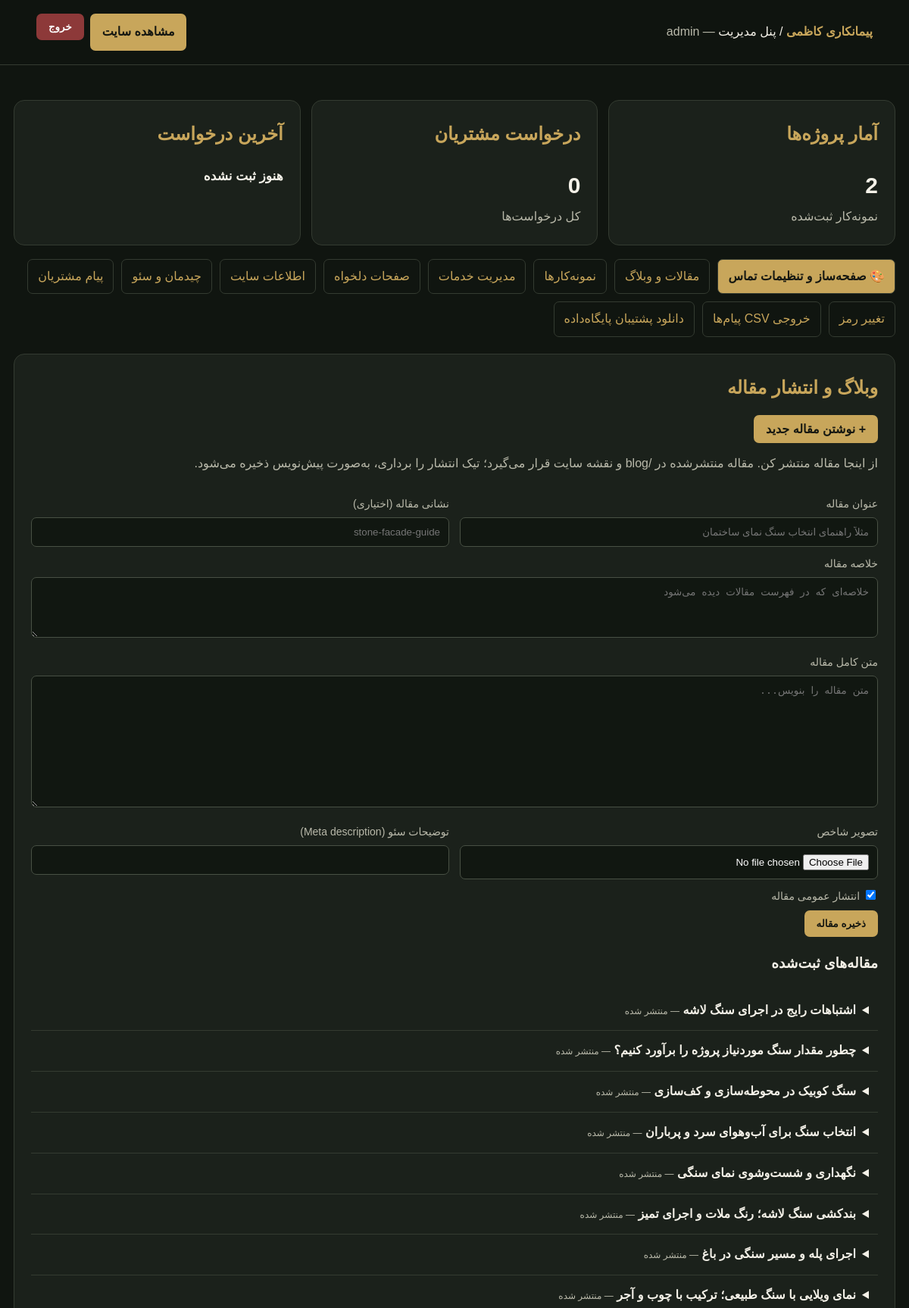
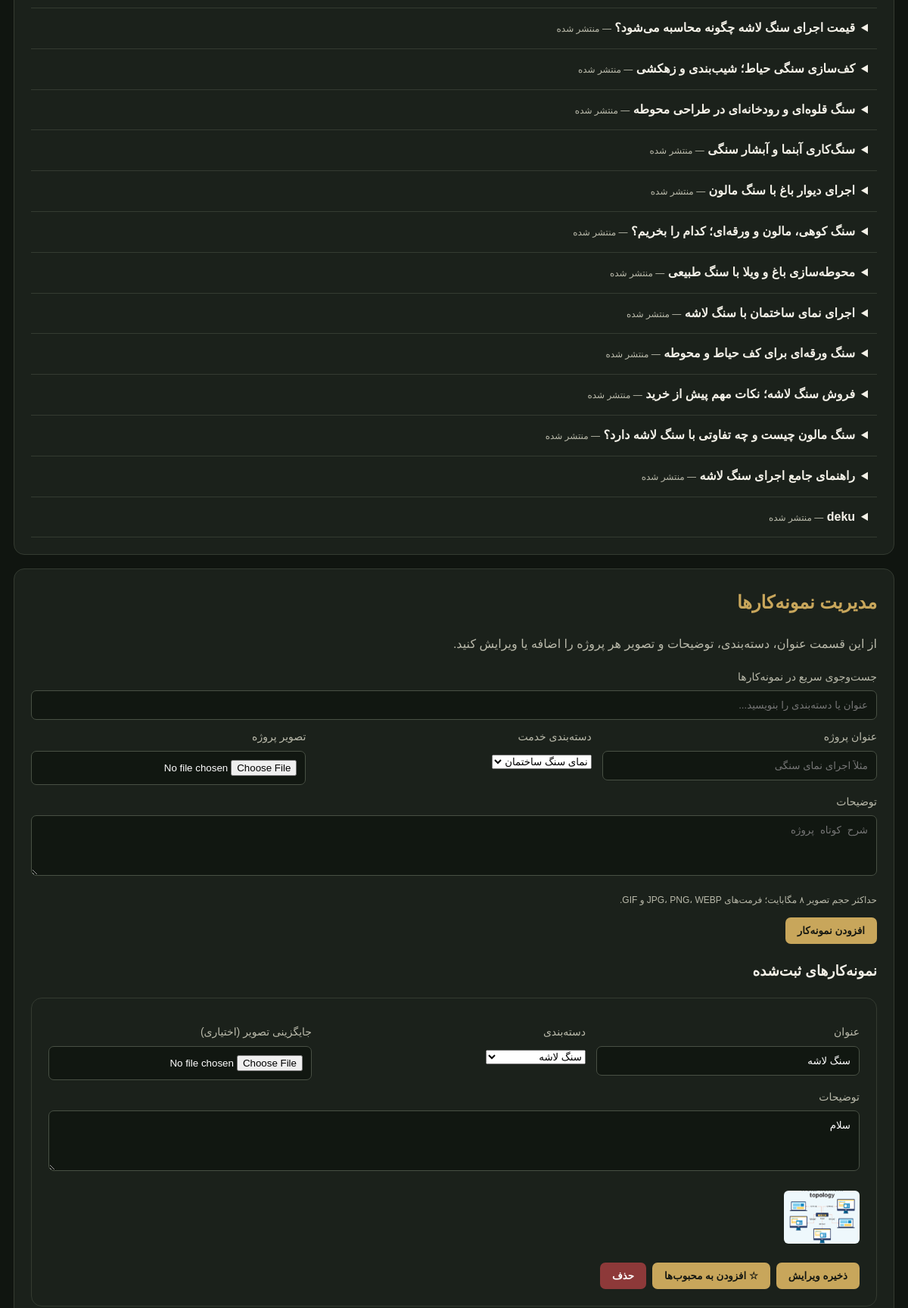
Screenshot of /admin (signed in, upper part) with the database file from the repository (2 pictures, top to bottom).
### tables this page shows
CREATE TABLE blog_posts (
            id INTEGER PRIMARY KEY AUTOINCREMENT,
            title TEXT NOT NULL,
            slug TEXT NOT NULL UNIQUE,
            excerpt TEXT DEFAULT '',
            content TEXT NOT NULL,
            image TEXT DEFAULT '',
            meta_description TEXT DEFAULT '',
            is_published INTEGER NOT NULL DEFAULT 1,
            created_at TIMESTAMP DEFAULT CURRENT_TIMESTAMP,
            updated_at TIMESTAMP DEFAULT CURRENT_TIMESTAMP
        );

CREATE TABLE projects (id INTEGER PRIMARY KEY AUTOINCREMENT, title TEXT NOT NULL, category TEXT NOT NULL, description TEXT DEFAULT '', image TEXT DEFAULT '', created_at TIMESTAMP DEFAULT CURRENT_TIMESTAMP, is_favorite INTEGER NOT NULL DEFAULT 0);

CREATE TABLE service_categories (id INTEGER PRIMARY KEY AUTOINCREMENT, title TEXT NOT NULL UNIQUE, slug TEXT NOT NULL UNIQUE, description TEXT DEFAULT '');

### app.py (the view)
@app.get('/admin')
@admin_required
def admin_dashboard():
    with db() as con:
        projects = con.execute('SELECT * FROM projects ORDER BY id DESC').fetchall()
        messages = con.execute('SELECT * FROM messages ORDER BY id DESC LIMIT 100').fetchall()
        total_projects = con.execute('SELECT COUNT(*) FROM projects').fetchone()[0]
        total_messages = con.execute('SELECT COUNT(*) FROM messages').fetchone()[0]
        latest_message = con.execute('SELECT MAX(created_at) FROM messages').fetchone()[0]
        categories = con.execute('SELECT * FROM service_categories ORDER BY id').fetchall()
        pages = con.execute('SELECT * FROM custom_pages ORDER BY id DESC').fetchall()
        blog_posts = con.execute('SELECT * FROM blog_posts ORDER BY created_at DESC,id DESC').fetchall()
    return render_template('admin_dashboard.html', settings=get_settings(), projects=projects, messages=messages, total_projects=total_projects, total_messages=total_messages, latest_message=latest_message, categories=categories, pages=pages, blog_posts=blog_posts)

### app.py (called while the page is built)
def db():
    con = sqlite3.connect(DB, factory=Conn, timeout=10)
    con.row_factory = sqlite3.Row
    return con

@app.context_processor
def inject_csrf():
    if 'csrf_token' not in session:
        session['csrf_token'] = secrets.token_urlsafe(32)
    return {'csrf_token': session['csrf_token']}

def admin_required(fn):
    @wraps(fn)
    def wrapped(*args, **kwargs):
        if 'admin_id' not in session:
            return redirect(url_for('admin_login', next=request.path))
        if request.method == 'POST' and not valid_csrf():
            abort(400, description='درخواست نامعتبر است؛ صفحه را تازه‌سازی کنید.')
        return fn(*args, **kwargs)
    return wrapped

def get_settings():
    if 'settings' not in g:
        with db() as con:
            values = dict(DEFAULTS)
            values.update({r['key']:r['value'] for r in con.execute('SELECT key,value FROM settings')})
        g.settings = values
    return g.settings

def get_layout(settings=None):
    try: raw = json.loads((settings or get_settings()).get('visual_layout') or '{}')
    except (TypeError, ValueError): raw = {}
    return H.clean_appearance(raw)

@app.context_processor
def inject_site():
    settings = get_settings()
    with db() as con:
        nav_pages = con.execute('SELECT title,slug FROM custom_pages WHERE is_published=1 ORDER BY id').fetchall()
    return {'settings': settings, 'layout': get_layout(settings), 'links': H.contact_links(settings), 'nav_pages': nav_pages, 'year': time.strftime('%Y')}

@app.after_request
def security_headers(resp):
    resp.headers.setdefault('X-Content-Type-Options', 'nosniff')
    resp.headers.setdefault('X-Frame-Options', 'SAMEORIGIN')
    resp.headers.setdefault('Referrer-Policy', 'strict-origin-when-cross-origin')
    if request.path.startswith('/admin'): resp.headers['Cache-Control'] = 'no-store'
    return resp

    def __exit__(self, *exc):
        try: return super().__exit__(*exc)
        finally: self.close()

### helpers.py (called while the page is built)
def digits(value):
    return re.sub(r'\D', '', str(value or '').translate(_FA))

def normalize_number(raw, country_code=''):
    raw = str(raw or '').translate(_FA).strip()
    d, cc = digits(raw), digits(country_code)
    if not d:
        return ''
    if raw.startswith('+'):
        return d
    if d.startswith('00'):
        return d[2:]
    if cc and d.startswith('0'):
        return cc + d[1:]
    return d

### templates/admin_dashboard.html (shortened to what this page needs)
<!doctype html><html lang="fa" dir="rtl"><head><meta charset="utf-8"><meta name="viewport" content="width=device-width,initial-scale=1"><title>مدیریت سایت | کاظمی</title></head><body><header class="top"><div><b>پیمانکاری کاظمی</b> / پنل مدیریت <span class="muted">— {{session.admin_name}}</span></div><div class="actions"><a class="btn" href="/" target="_blank">مشاهده سایت</a><form method="post" action="/admin/logout"><input type="hidden" name="csrf_token" value="{{csrf_token}}"><button class="danger">خروج</button></form></div></header><main class="wrap"><section class="grid"><div class="panel"><h2>آمار پروژه‌ها</h2><strong style="font-size:30px">{{total_projects}}</strong><div class="muted">نمونه‌کار ثبت‌شده</div></div><div class="panel"><h2>درخواست مشتریان</h2><strong style="font-size:30px">{{total_messages}}</strong><div class="muted">کل درخواست‌ها</div></div><div class="panel"><h2>آخرین درخواست</h2><strong style="font-size:17px">{{latest_message or "هنوز ثبت نشده"}}</strong></div></section><nav class="nav"><a class="btn" href="/admin/builder">🎨 صفحه‌ساز و تنظیمات تماس</a><a href="#blog">مقالات و وبلاگ</a><a href="#projects">نمونه‌کارها</a><a href="#categories">مدیریت خدمات</a><a href="#pages">صفحات دلخواه</a><a href="#settings">اطلاعات سایت</a><a href="#layout">چیدمان و سئو</a><a href="#messages">پیام مشتریان</a><a href="#password">تغییر رمز</a><a href="/admin/export/messages.csv">خروجی CSV پیام‌ها</a><a href="/admin/backup">دانلود پشتیبان پایگاه‌داده</a></nav>
<section class="panel" id="blog"><h2>وبلاگ و انتشار مقاله</h2><p><a class="btn" href="/admin/blog/new">+ نوشتن مقاله جدید</a></p><p class="muted">از اینجا مقاله منتشر کن. مقاله منتشرشده در /blog و نقشه سایت قرار می‌گیرد؛ تیک انتشار را برداری، به‌صورت پیش‌نویس ذخیره می‌شود.</p>
<form method="post" action="/admin/blog/add" enctype="multipart/form-data"><input type="hidden" name="csrf_token" value="{{csrf_token}}">
<div class="grid"><div><label>عنوان مقاله</label><input name="title" required maxlength="180" placeholder="مثلاً راهنمای انتخاب سنگ نمای ساختمان"></div><div><label>نشانی مقاله (اختیاری)</label><input name="slug" placeholder="stone-facade-guide"></div></div>
<label>خلاصه مقاله</label><textarea name="excerpt" rows="2" maxlength="500" placeholder="خلاصه‌ای که در فهرست مقالات دیده می‌شود"></textarea>
<label>متن کامل مقاله</label><textarea name="content" rows="10" required placeholder="متن مقاله را بنویس..."></textarea>
<div class="grid"><div><label>تصویر شاخص</label><input type="file" name="image" accept="image/png,image/jpeg,image/webp,image/gif"></div><div><label>توضیحات سئو (Meta description)</label><input name="meta_description" maxlength="300"></div></div>
<label><input type="checkbox" name="is_published" checked style="width:auto"> انتشار عمومی مقاله</label><button>ذخیره مقاله</button></form>
<h3>مقاله‌های ثبت‌شده</h3>{% for post in blog_posts %}<details style="padding:12px;border-bottom:1px solid var(--line)"><summary><b>{{post.title}}</b> <span class="small">— {{'منتشر شده' if post.is_published else 'پیش‌نویس'}}</span></summary></details>{% else %}<p class="muted">هنوز مقاله‌ای ثبت نشده است.</p>{% endfor %}</section>
<section class="panel" id="projects"><h2>مدیریت نمونه‌کارها</h2><p class="muted">از این قسمت عنوان، دسته‌بندی، توضیحات و تصویر هر پروژه را اضافه یا ویرایش کنید.</p><label for="projectSearch">جست‌وجوی سریع در نمونه‌کارها</label><input id="projectSearch" placeholder="عنوان یا دسته‌بندی را بنویسید..."><form method="post" action="/admin/projects/add" enctype="multipart/form-data"><input type="hidden" name="csrf_token" value="{{csrf_token}}"><div class="grid"><div><label>عنوان پروژه</label><input name="title" required placeholder="مثلاً اجرای نمای سنگی"></div><div><label>دسته‌بندی خدمت</label><select name="category" required>{% for c in categories %}<option value="{{c.title}}">{{c.title}}</option>{% endfor %}</select></div><div><label>تصویر پروژه</label><input type="file" name="image" accept="image/png,image/jpeg,image/webp,image/gif"></div></div><label>توضیحات</label><textarea name="description" placeholder="شرح کوتاه پروژه"></textarea><p class="small">حداکثر حجم تصویر ۸ مگابایت؛ فرمت‌های JPG، PNG، WEBP و GIF.</p><button>افزودن نمونه‌کار</button></form>
{% if projects %}<h3>نمونه‌کارهای ثبت‌شده</h3>{% for p in projects %}<div class="panel project-item" data-search="{{(p.title ~ " " ~ p.category ~ " " ~ p.description)|lower}}"><form method="post" action="/admin/projects/{{p.id}}/edit" enctype="multipart/form-data"><input type="hidden" name="csrf_token" value="{{csrf_token}}"><div class="grid"><div><label>عنوان</label><input name="title" value="{{p.title}}" required></div><div><label>دسته‌بندی</label><select name="category" required>{% if p.category not in categories|map(attribute="title")|list %}<option selected value="{{p.category}}">{{p.category}}</option>{% endif %}{% for c in categories %}<option value="{{c.title}}" {% if p.category==c.title %}selected{% endif %}>{{c.title}}</option>{% endfor %}</select></div><div><label>جایگزینی تصویر (اختیاری)</label><input type="file" name="image" accept="image/*"></div></div><label>توضیحات</label><textarea name="description">{{p.description}}</textarea>{% if p.image %}<p><img class="thumb" src="{{p.image}}" alt="تصویر {{p.title}}"></p>{% endif %}<div class="actions"><button>ذخیره ویرایش</button></form><form class="inline" method="post" action="/admin/projects/{{p.id}}/favorite"><input type="hidden" name="csrf_token" value="{{csrf_token}}"><button type="submit">{{ "★ برداشتن از محبوب‌ها" if p.is_favorite else "☆ افزودن به محبوب‌ها" }}</button></form><form class="inline" method="post" action="/admin/projects/{{p.id}}/delete" onsubmit="return confirm('این نمونه‌کار حذف شود؟')"><input type="hidden" name="csrf_token" value="{{csrf_token}}"><button class="danger">حذف</button></form></div></div>{% endfor %}{% else %}<p class="muted">هنوز نمونه‌کاری ثبت نشده است.</p>{% endif %}</section>
<p class="small">پیشنهاد امنیتی: رمز پیش‌فرض را در اولین ورود تغییر دهید. برای انتشار عمومی، SECRET_KEY و رمز مدیر را امن و محرمانه تنظیم کنید و از HTTPS استفاده کنید.</p></main></body></html>

### templates/admin_dashboard.html (style rules this page uses)
:root { --bg:#101510;--panel:#1b211b;--line:#343b31;--gold:#c8a65b;--txt:#f4f1e8;--muted:#b9b9aa }
* { box-sizing:border-box }
body { margin:0;background:var(--bg);color:var(--txt);font-family:Tahoma,Arial;line-height:1.8 }
.top { display:flex;justify-content:space-between;align-items:center;padding:18px 4%;border-bottom:1px solid var(--line);position:sticky;top:0;background:#101510ee;z-index:2 }
.top b { color:var(--gold) }
a { color:var(--gold) }
button,.btn { background:var(--gold);color:#151711;border:0;padding:10px 16px;border-radius:7px;cursor:pointer;font-weight:bold;text-decoration:none }
.wrap { max-width:1200px;margin:28px auto;padding:0 18px }
.nav { display:flex;gap:10px;flex-wrap:wrap;margin-bottom:22px }
.nav a { padding:8px 13px;border:1px solid var(--line);border-radius:7px;text-decoration:none }
.panel { background:var(--panel);border:1px solid var(--line);border-radius:14px;padding:22px;margin:18px 0 }
.panel h2 { margin-top:0;color:var(--gold) }
.grid { display:grid;grid-template-columns:repeat(auto-fit,minmax(230px,1fr));gap:14px }
label { display:block;color:var(--muted);font-size:14px;margin:10px 0 5px }
input,textarea { width:100%;padding:11px;background:#111711;color:white;border:1px solid #485044;border-radius:7px }
textarea { min-height:80px }
form.inline { display:inline }
.thumb { width:100px;height:70px;object-fit:cover;border-radius:6px }
.danger { background:#8d3939;color:white }
.muted { color:var(--muted) }
.actions { display:flex;gap:8px;flex-wrap:wrap }
.small { font-size:12px;color:var(--muted) }

### rows the page displays
blog_posts: title "اشتباهات رایج در اجرای سنگ لاشه", is_published "منتشر شده"
blog_posts: title "چطور مقدار سنگ موردنیاز پروژه را برآورد کنیم؟", is_published "منتشر شده"
blog_posts: title "سنگ کوبیک در محوطه‌سازی و کف‌سازی", is_published "منتشر شده"
blog_posts: title "انتخاب سنگ برای آب‌وهوای سرد و پرباران", is_published "منتشر شده"
blog_posts: title "نگهداری و شست‌وشوی نمای سنگی", is_published "منتشر شده"
blog_posts: title "بندکشی سنگ لاشه؛ رنگ ملات و اجرای تمیز", is_published "منتشر شده"
blog_posts: title "اجرای پله و مسیر سنگی در باغ", is_published "منتشر شده"
blog_posts: title "نمای ویلایی با سنگ طبیعی؛ ترکیب با چوب و آجر", is_published "منتشر شده"
blog_posts: title "قیمت اجرای سنگ لاشه چگونه محاسبه می‌شود؟", is_published "منتشر شده"
blog_posts: title "کف‌سازی سنگی حیاط؛ شیب‌بندی و زهکشی", is_published "منتشر شده"
blog_posts: title "سنگ قلوه‌ای و رودخانه‌ای در طراحی محوطه", is_published "منتشر شده"
blog_posts: title "سنگ‌کاری آبنما و آبشار سنگی", is_published "منتشر شده"
blog_posts: title "اجرای دیوار باغ با سنگ مالون", is_published "منتشر شده"
blog_posts: title "سنگ کوهی، مالون و ورقه‌ای؛ کدام را بخریم؟", is_published "منتشر شده"
blog_posts: title "محوطه‌سازی باغ و ویلا با سنگ طبیعی", is_published "منتشر شده"
blog_posts: title "اجرای نمای ساختمان با سنگ لاشه", is_published "منتشر شده"
blog_posts: title "سنگ ورقه‌ای برای کف حیاط و محوطه", is_published "منتشر شده"
blog_posts: title "فروش سنگ لاشه؛ نکات مهم پیش از خرید", is_published "منتشر شده"
blog_posts: title "سنگ مالون چیست و چه تفاوتی با سنگ لاشه دارد؟", is_published "منتشر شده"
blog_posts: title "راهنمای جامع اجرای سنگ لاشه", is_published "منتشر شده"
blog_posts: title "deku", is_published "منتشر شده"
projects: title "سنگ لاشه", category "سنگ لاشه", description "سلام", image (picture), is_favorite "☆ افزودن به محبوب‌ها"

### other values shown
{{ session.admin_name }} "admin"
{{ total_projects }} "2"
{{ total_messages }} "0"
{{ latest_message or "هنوز ثبت نشده" }} "هنوز ثبت نشده"
form field category "نمای سنگ ساختمان"
